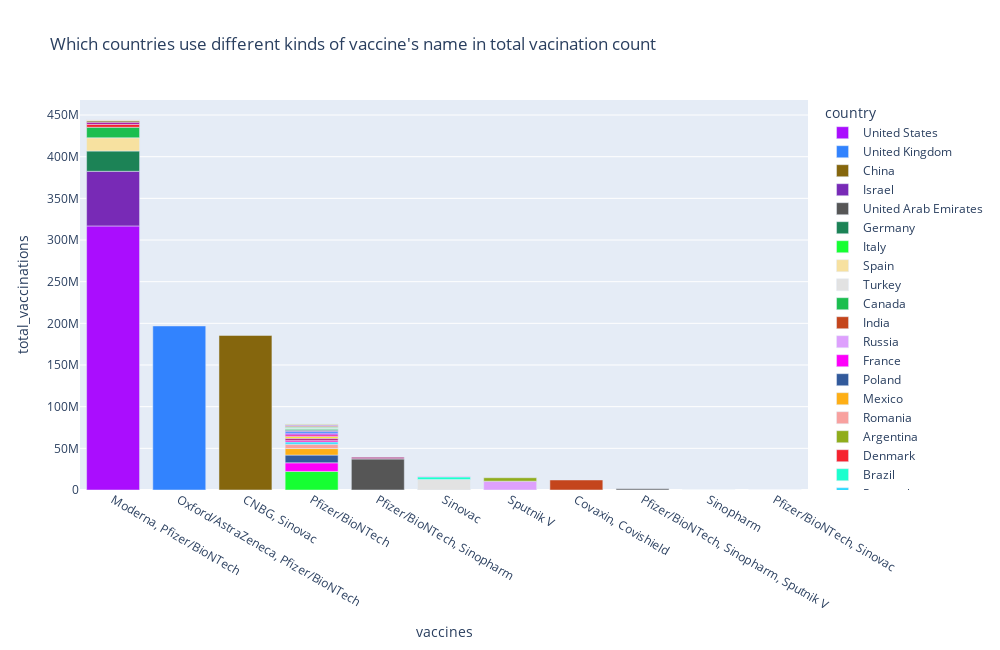

Notebook cell for this chart:
### Code cell
fig = px.bar(covid19_vaccinations_df_country_vaccine_type, 
             x='vaccines', 
             y='total_vaccinations', 
             color ='country',
             title="Which countries use different kinds of vaccine's name in total vacination count",
             color_discrete_sequence=px.colors.qualitative.Alphabet,
             height = 650,
             width = 1000
            )
fig.update_layout(xaxis_categoryorder = 'total descending')
pio.write_image(fig, "images/image4.png") 
fig.show()

### Figure 1 — Plotly figure (JSON) as saved in the notebook; plotly's stock layout.template omitted (floating-point values rounded to 4 significant figures)
{"data": [{"alignmentgroup": "True", "hoverlabel": {"namelength": 0}, "hovertemplate": "country=United States<br>vaccines=%{x}<br>total_vaccinations=%{y}", "legendgroup": "United States", "marker": {"color": "#AA0DFE"}, "name": "United States", "offsetgroup": "United States", "orientation": "v", "showlegend": true, "textposition": "auto", "type": "bar", "x": ["Moderna, Pfizer/BioNTech"], "xaxis": "x", "y": [316885603], "yaxis": "y"}, {"alignmentgroup": "True", "hoverlabel": {"namelength": 0}, "hovertemplate": "country=United Kingdom<br>vaccines=%{x}<br>total_vaccinations=%{y}", "legendgroup": "United Kingdom", "marker": {"color": "#3283FE"}, "name": "United Kingdom", "offsetgroup": "United Kingdom", "orientation": "v", "showlegend": true, "textposition": "auto", "type": "bar", "x": ["Oxford/AstraZeneca, Pfizer/BioNTech"], "xaxis": "x", "y": [196862418], "yaxis": "y"}, {"alignmentgroup": "True", "hoverlabel": {"namelength": 0}, "hovertemplate": "country=China<br>vaccines=%{x}<br>total_vaccinations=%{y}", "legendgroup": "China", "marker": {"color": "#85660D"}, "name": "China", "offsetgroup": "China", "orientation": "v", "showlegend": true, "textposition": "auto", "type": "bar", "x": ["CNBG, Sinovac"], "xaxis": "x", "y": [185500000], "yaxis": "y"}, {"alignmentgroup": "True", "hoverlabel": {"namelength": 0}, "hovertemplate": "country=Israel<br>vaccines=%{x}<br>total_vaccinations=%{y}", "legendgroup": "Israel", "marker": {"color": "#782AB6"}, "name": "Israel", "offsetgroup": "Israel", "orientation": "v", "showlegend": true, "textposition": "auto", "type": "bar", "x": ["Moderna, Pfizer/BioNTech"], "xaxis": "x", "y": [65596935], "yaxis": "y"}, {"alignmentgroup": "True", "hoverlabel": {"namelength": 0}, "hovertemplate": "country=United Arab Emirates<br>vaccines=%{x}<br>total_vaccinations=%{y}", "legendgroup": "United Arab Emirates", "marker": {"color": "#565656"}, "name": "United Arab Emirates", "offsetgroup": "United Arab Emirates", "orientation": "v", "showlegend": true, "textposition": "auto", "type": "bar", "x": ["Pfizer/BioNTech, Sinopharm"], "xaxis": "x", "y": [37247322], "yaxis": "y"}, {"alignmentgroup": "True", "hoverlabel": {"namelength": 0}, "hovertemplate": "country=Germany<br>vaccines=%{x}<br>total_vaccinations=%{y}", "legendgroup": "Germany", "marker": {"color": "#1C8356"}, "name": "Germany", "offsetgroup": "Germany", "orientation": "v", "showlegend": true, "textposition": "auto", "type": "bar", "x": ["Moderna, Pfizer/BioNTech"], "xaxis": "x", "y": [24332685], "yaxis": "y"}, {"alignmentgroup": "True", "hoverlabel": {"namelength": 0}, "hovertemplate": "country=Italy<br>vaccines=%{x}<br>total_vaccinations=%{y}", "legendgroup": "Italy", "marker": {"color": "#16FF32"}, "name": "Italy", "offsetgroup": "Italy", "orientation": "v", "showlegend": true, "textposition": "auto", "type": "bar", "x": ["Pfizer/BioNTech"], "xaxis": "x", "y": [22305123], "yaxis": "y"}, {"alignmentgroup": "True", "hoverlabel": {"namelength": 0}, "hovertemplate": "country=Spain<br>vaccines=%{x}<br>total_vaccinations=%{y}", "legendgroup": "Spain", "marker": {"color": "#F7E1A0"}, "name": "Spain", "offsetgroup": "Spain", "orientation": "v", "showlegend": true, "textposition": "auto", "type": "bar", "x": ["Moderna, Pfizer/BioNTech"], "xaxis": "x", "y": [15881211], "yaxis": "y"}, {"alignmentgroup": "True", "hoverlabel": {"namelength": 0}, "hovertemplate": "country=Turkey<br>vaccines=%{x}<br>total_vaccinations=%{y}", "legendgroup": "Turkey", "marker": {"color": "#E2E2E2"}, "name": "Turkey", "offsetgroup": "Turkey", "orientation": "v", "showlegend": true, "textposition": "auto", "type": "bar", "x": ["Sinovac"], "xaxis": "x", "y": [12622030], "yaxis": "y"}, {"alignmentgroup": "True", "hoverlabel": {"namelength": 0}, "hovertemplate": "country=Canada<br>vaccines=%{x}<br>total_vaccinations=%{y}", "legendgroup": "Canada", "marker": {"color": "#1CBE4F"}, "name": "Canada", "offsetgroup": "Canada", "orientation": "v", "showlegend": true, "textposition": "auto", "type": "bar", "x": ["Moderna, Pfizer/BioNTech"], "xaxis": "x", "y": [12591453], "yaxis": "y"}, {"alignmentgroup": "True", "hoverlabel": {"namelength": 0}, "hovertemplate": "country=India<br>vaccines=%{x}<br>total_vaccinations=%{y}", "legendgroup": "India", "marker": {"color": "#C4451C"}, "name": "India", "offsetgroup": "India", "orientation": "v", "showlegend": true, "textposition": "auto", "type": "bar", "x": ["Covaxin, Covishield"], "xaxis": "x", "y": [12035970], "yaxis": "y"}, {"alignmentgroup": "True", "hoverlabel": {"namelength": 0}, "hovertemplate": "country=Russia<br>vaccines=%{x}<br>total_vaccinations=%{y}", "legendgroup": "Russia", "marker": {"color": "#DEA0FD"}, "name": "Russia", "offsetgroup": "Russia", "orientation": "v", "showlegend": true, "textposition": "auto", "type": "bar", "x": ["Sputnik V"], "xaxis": "x", "y": [10571500], "yaxis": "y"}, {"alignmentgroup": "True", "hoverlabel": {"namelength": 0}, "hovertemplate": "country=France<br>vaccines=%{x}<br>total_vaccinations=%{y}", "legendgroup": "France", "marker": {"color": "#FE00FA"}, "name": "France", "offsetgroup": "France", "orientation": "v", "showlegend": true, "textposition": "auto", "type": "bar", "x": ["Pfizer/BioNTech"], "xaxis": "x", "y": [10328550], "yaxis": "y"}, {"alignmentgroup": "True", "hoverlabel": {"namelength": 0}, "hovertemplate": "country=Poland<br>vaccines=%{x}<br>total_vaccinations=%{y}", "legendgroup": "Poland", "marker": {"color": "#325A9B"}, "name": "Poland", "offsetgroup": "Poland", "orientation": "v", "showlegend": true, "textposition": "auto", "type": "bar", "x": ["Pfizer/BioNTech"], "xaxis": "x", "y": [9278604], "yaxis": "y"}, {"alignmentgroup": "True", "hoverlabel": {"namelength": 0}, "hovertemplate": "country=Mexico<br>vaccines=%{x}<br>total_vaccinations=%{y}", "legendgroup": "Mexico", "marker": {"color": "#FEAF16"}, "name": "Mexico", "offsetgroup": "Mexico", "orientation": "v", "showlegend": true, "textposition": "auto", "type": "bar", "x": ["Pfizer/BioNTech"], "xaxis": "x", "y": [7855933], "yaxis": "y"}, {"alignmentgroup": "True", "hoverlabel": {"namelength": 0}, "hovertemplate": "country=Romania<br>vaccines=%{x}<br>total_vaccinations=%{y}", "legendgroup": "Romania", "marker": {"color": "#F8A19F"}, "name": "Romania", "offsetgroup": "Romania", "orientation": "v", "showlegend": true, "textposition": "auto", "type": "bar", "x": ["Pfizer/BioNTech"], "xaxis": "x", "y": [5162881], "yaxis": "y"}, {"alignmentgroup": "True", "hoverlabel": {"namelength": 0}, "hovertemplate": "country=Argentina<br>vaccines=%{x}<br>total_vaccinations=%{y}", "legendgroup": "Argentina", "marker": {"color": "#90AD1C"}, "name": "Argentina", "offsetgroup": "Argentina", "orientation": "v", "showlegend": true, "textposition": "auto", "type": "bar", "x": ["Sputnik V"], "xaxis": "x", "y": [4134631], "yaxis": "y"}, {"alignmentgroup": "True", "hoverlabel": {"namelength": 0}, "hovertemplate": "country=Denmark<br>vaccines=%{x}<br>total_vaccinations=%{y}", "legendgroup": "Denmark", "marker": {"color": "#F6222E"}, "name": "Denmark", "offsetgroup": "Denmark", "orientation": "v", "showlegend": true, "textposition": "auto", "type": "bar", "x": ["Moderna, Pfizer/BioNTech"], "xaxis": "x", "y": [3494361], "yaxis": "y"}, {"alignmentgroup": "True", "hoverlabel": {"namelength": 0}, "hovertemplate": "country=Brazil<br>vaccines=%{x}<br>total_vaccinations=%{y}", "legendgroup": "Brazil", "marker": {"color": "#1CFFCE"}, "name": "Brazil", "offsetgroup": "Brazil", "orientation": "v", "showlegend": true, "textposition": "auto", "type": "bar", "x": ["Sinovac"], "xaxis": "x", "y": [3115617], "yaxis": "y"}, {"alignmentgroup": "True", "hoverlabel": {"namelength": 0}, "hovertemplate": "country=Portugal<br>vaccines=%{x}<br>total_vaccinations=%{y}", "legendgroup": "Portugal", "marker": {"color": "#2ED9FF"}, "name": "Portugal", "offsetgroup": "Portugal", "orientation": "v", "showlegend": true, "textposition": "auto", "type": "bar", "x": ["Pfizer/BioNTech"], "xaxis": "x", "y": [2714673], "yaxis": "y"}, {"alignmentgroup": "True", "hoverlabel": {"namelength": 0}, "hovertemplate": "country=Czechia<br>vaccines=%{x}<br>total_vaccinations=%{y}", "legendgroup": "Czechia", "marker": {"color": "#B10DA1"}, "name": "Czechia", "offsetgroup": "Czechia", "orientation": "v", "showlegend": true, "textposition": "auto", "type": "bar", "x": ["Moderna, Pfizer/BioNTech"], "xaxis": "x", "y": [2619608], "yaxis": "y"}, {"alignmentgroup": "True", "hoverlabel": {"namelength": 0}, "hovertemplate": "country=Bahrain<br>vaccines=%{x}<br>total_vaccinations=%{y}", "legendgroup": "Bahrain", "marker": {"color": "#C075A6"}, "name": "Bahrain", "offsetgroup": "Bahrain", "orientation": "v", "showlegend": true, "textposition": "auto", "type": "bar", "x": ["Pfizer/BioNTech, Sinopharm"], "xaxis": "x", "y": [2403216], "yaxis": "y"}, {"alignmentgroup": "True", "hoverlabel": {"namelength": 0}, "hovertemplate": "country=Hungary<br>vaccines=%{x}<br>total_vaccinations=%{y}", "legendgroup": "Hungary", "marker": {"color": "#FC1CBF"}, "name": "Hungary", "offsetgroup": "Hungary", "orientation": "v", "showlegend": true, "textposition": "auto", "type": "bar", "x": ["Pfizer/BioNTech"], "xaxis": "x", "y": [2194041], "yaxis": "y"}, {"alignmentgroup": "True", "hoverlabel": {"namelength": 0}, "hovertemplate": "country=Sweden<br>vaccines=%{x}<br>total_vaccinations=%{y}", "legendgroup": "Sweden", "marker": {"color": "#B00068"}, "name": "Sweden", "offsetgroup": "Sweden", "orientation": "v", "showlegend": true, "textposition": "auto", "type": "bar", "x": ["Pfizer/BioNTech"], "xaxis": "x", "y": [2169870], "yaxis": "y"}, {"alignmentgroup": "True", "hoverlabel": {"namelength": 0}, "hovertemplate": "country=Belgium<br>vaccines=%{x}<br>total_vaccinations=%{y}", "legendgroup": "Belgium", "marker": {"color": "#FBE426"}, "name": "Belgium", "offsetgroup": "Belgium", "orientation": "v", "showlegend": true, "textposition": "auto", "type": "bar", "x": ["Pfizer/BioNTech"], "xaxis": "x", "y": [2122557], "yaxis": "y"}, {"alignmentgroup": "True", "hoverlabel": {"namelength": 0}, "hovertemplate": "country=Austria<br>vaccines=%{x}<br>total_vaccinations=%{y}", "legendgroup": "Austria", "marker": {"color": "#FA0087"}, "name": "Austria", "offsetgroup": "Austria", "orientation": "v", "showlegend": true, "textposition": "auto", "type": "bar", "x": ["Pfizer/BioNTech"], "xaxis": "x", "y": [2046716], "yaxis": "y"}, {"alignmentgroup": "True", "hoverlabel": {"namelength": 0}, "hovertemplate": "country=Saudi Arabia<br>vaccines=%{x}<br>total_vaccinations=%{y}", "legendgroup": "Saudi Arabia", "marker": {"color": "#AA0DFE"}, "name": "Saudi Arabia", "offsetgroup": "Saudi Arabia", "orientation": "v", "showlegend": true, "textposition": "auto", "type": "bar", "x": ["Pfizer/BioNTech"], "xaxis": "x", "y": [2017000], "yaxis": "y"}, {"alignmentgroup": "True", "hoverlabel": {"namelength": 0}, "hovertemplate": "country=Greece<br>vaccines=%{x}<br>total_vaccinations=%{y}", "legendgroup": "Greece", "marker": {"color": "#3283FE"}, "name": "Greece", "offsetgroup": "Greece", "orientation": "v", "showlegend": true, "textposition": "auto", "type": "bar", "x": ["Pfizer/BioNTech"], "xaxis": "x", "y": [1920552], "yaxis": "y"}, {"alignmentgroup": "True", "hoverlabel": {"namelength": 0}, "hovertemplate": "country=Netherlands<br>vaccines=%{x}<br>total_vaccinations=%{y}", "legendgroup": "Netherlands", "marker": {"color": "#85660D"}, "name": "Netherlands", "offsetgroup": "Netherlands", "orientation": "v", "showlegend": true, "textposition": "auto", "type": "bar", "x": ["Moderna, Pfizer/BioNTech"], "xaxis": "x", "y": [1581681], "yaxis": "y"}, {"alignmentgroup": "True", "hoverlabel": {"namelength": 0}, "hovertemplate": "country=Ireland<br>vaccines=%{x}<br>total_vaccinations=%{y}", "legendgroup": "Ireland", "marker": {"color": "#782AB6"}, "name": "Ireland", "offsetgroup": "Ireland", "orientation": "v", "showlegend": true, "textposition": "auto", "type": "bar", "x": ["Pfizer/BioNTech"], "xaxis": "x", "y": [1406954], "yaxis": "y"}, {"alignmentgroup": "True", "hoverlabel": {"namelength": 0}, "hovertemplate": "country=Serbia<br>vaccines=%{x}<br>total_vaccinations=%{y}", "legendgroup": "Serbia", "marker": {"color": "#565656"}, "name": "Serbia", "offsetgroup": "Serbia", "orientation": "v", "showlegend": true, "textposition": "auto", "type": "bar", "x": ["Pfizer/BioNTech, Sinopharm, Sputnik V"], "xaxis": "x", "y": [1357112], "yaxis": "y"}, {"alignmentgroup": "True", "hoverlabel": {"namelength": 0}, "hovertemplate": "country=Switzerland<br>vaccines=%{x}<br>total_vaccinations=%{y}", "legendgroup": "Switzerland", "marker": {"color": "#1C8356"}, "name": "Switzerland", "offsetgroup": "Switzerland", "orientation": "v", "showlegend": true, "textposition": "auto", "type": "bar", "x": ["Pfizer/BioNTech"], "xaxis": "x", "y": [1256717], "yaxis": "y"}, {"alignmentgroup": "True", "hoverlabel": {"namelength": 0}, "hovertemplate": "country=Slovakia<br>vaccines=%{x}<br>total_vaccinations=%{y}", "legendgroup": "Slovakia", "marker": {"color": "#16FF32"}, "name": "Slovakia", "offsetgroup": "Slovakia", "orientation": "v", "showlegend": true, "textposition": "auto", "type": "bar", "x": ["Pfizer/BioNTech"], "xaxis": "x", "y": [1163562], "yaxis": "y"}, {"alignmentgroup": "True", "hoverlabel": {"namelength": 0}, "hovertemplate": "country=Lithuania<br>vaccines=%{x}<br>total_vaccinations=%{y}", "legendgroup": "Lithuania", "marker": {"color": "#F7E1A0"}, "name": "Lithuania", "offsetgroup": "Lithuania", "orientation": "v", "showlegend": true, "textposition": "auto", "type": "bar", "x": ["Moderna, Pfizer/BioNTech"], "xaxis": "x", "y": [1057411], "yaxis": "y"}, {"alignmentgroup": "True", "hoverlabel": {"namelength": 0}, "hovertemplate": "country=Finland<br>vaccines=%{x}<br>total_vaccinations=%{y}", "legendgroup": "Finland", "marker": {"color": "#E2E2E2"}, "name": "Finland", "offsetgroup": "Finland", "orientation": "v", "showlegend": true, "textposition": "auto", "type": "bar", "x": ["Pfizer/BioNTech"], "xaxis": "x", "y": [1032714], "yaxis": "y"}, {"alignmentgroup": "True", "hoverlabel": {"namelength": 0}, "hovertemplate": "country=Norway<br>vaccines=%{x}<br>total_vaccinations=%{y}", "legendgroup": "Norway", "marker": {"color": "#1CBE4F"}, "name": "Norway", "offsetgroup": "Norway", "orientation": "v", "showlegend": true, "textposition": "auto", "type": "bar", "x": ["Pfizer/BioNTech"], "xaxis": "x", "y": [979960], "yaxis": "y"}, {"alignmentgroup": "True", "hoverlabel": {"namelength": 0}, "hovertemplate": "country=Croatia<br>vaccines=%{x}<br>total_vaccinations=%{y}", "legendgroup": "Croatia", "marker": {"color": "#C4451C"}, "name": "Croatia", "offsetgroup": "Croatia", "orientation": "v", "showlegend": true, "textposition": "auto", "type": "bar", "x": ["Pfizer/BioNTech"], "xaxis": "x", "y": [928762], "yaxis": "y"}, {"alignmentgroup": "True", "hoverlabel": {"namelength": 0}, "hovertemplate": "country=Indonesia<br>vaccines=%{x}<br>total_vaccinations=%{y}", "legendgroup": "Indonesia", "marker": {"color": "#DEA0FD"}, "name": "Indonesia", "offsetgroup": "Indonesia", "orientation": "v", "showlegend": true, "textposition": "auto", "type": "bar", "x": ["Sinovac"], "xaxis": "x", "y": [820886], "yaxis": "y"}, {"alignmentgroup": "True", "hoverlabel": {"namelength": 0}, "hovertemplate": "country=Chile<br>vaccines=%{x}<br>total_vaccinations=%{y}", "legendgroup": "Chile", "marker": {"color": "#FE00FA"}, "name": "Chile", "offsetgroup": "Chile", "orientation": "v", "showlegend": true, "textposition": "auto", "type": "bar", "x": ["Pfizer/BioNTech"], "xaxis": "x", "y": [798422], "yaxis": "y"}, {"alignmentgroup": "True", "hoverlabel": {"namelength": 0}, "hovertemplate": "country=Slovenia<br>vaccines=%{x}<br>total_vaccinations=%{y}", "legendgroup": "Slovenia", "marker": {"color": "#325A9B"}, "name": "Slovenia", "offsetgroup": "Slovenia", "orientation": "v", "showlegend": true, "textposition": "auto", "type": "bar", "x": ["Pfizer/BioNTech"], "xaxis": "x", "y": [756163], "yaxis": "y"}, {"alignmentgroup": "True", "hoverlabel": {"namelength": 0}, "hovertemplate": "country=Oman<br>vaccines=%{x}<br>total_vaccinations=%{y}", "legendgroup": "Oman", "marker": {"color": "#FEAF16"}, "name": "Oman", "offsetgroup": "Oman", "orientation": "v", "showlegend": true, "textposition": "auto", "type": "bar", "x": ["Pfizer/BioNTech"], "xaxis": "x", "y": [575532], "yaxis": "y"}, {"alignmentgroup": "True", "hoverlabel": {"namelength": 0}, "hovertemplate": "country=Bulgaria<br>vaccines=%{x}<br>total_vaccinations=%{y}", "legendgroup": "Bulgaria", "marker": {"color": "#F8A19F"}, "name": "Bulgaria", "offsetgroup": "Bulgaria", "orientation": "v", "showlegend": true, "textposition": "auto", "type": "bar", "x": ["Moderna, Pfizer/BioNTech"], "xaxis": "x", "y": [439771], "yaxis": "y"}, {"alignmentgroup": "True", "hoverlabel": {"namelength": 0}, "hovertemplate": "country=Costa Rica<br>vaccines=%{x}<br>total_vaccinations=%{y}", "legendgroup": "Costa Rica", "marker": {"color": "#90AD1C"}, "name": "Costa Rica", "offsetgroup": "Costa Rica", "orientation": "v", "showlegend": true, "textposition": "auto", "type": "bar", "x": ["Pfizer/BioNTech"], "xaxis": "x", "y": [409510], "yaxis": "y"}, {"alignmentgroup": "True", "hoverlabel": {"namelength": 0}, "hovertemplate": "country=Estonia<br>vaccines=%{x}<br>total_vaccinations=%{y}", "legendgroup": "Estonia", "marker": {"color": "#F6222E"}, "name": "Estonia", "offsetgroup": "Estonia", "orientation": "v", "showlegend": true, "textposition": "auto", "type": "bar", "x": ["Pfizer/BioNTech"], "xaxis": "x", "y": [370554], "yaxis": "y"}, {"alignmentgroup": "True", "hoverlabel": {"namelength": 0}, "hovertemplate": "country=Latvia<br>vaccines=%{x}<br>total_vaccinations=%{y}", "legendgroup": "Latvia", "marker": {"color": "#1CFFCE"}, "name": "Latvia", "offsetgroup": "Latvia", "orientation": "v", "showlegend": true, "textposition": "auto", "type": "bar", "x": ["Pfizer/BioNTech"], "xaxis": "x", "y": [288118], "yaxis": "y"}, {"alignmentgroup": "True", "hoverlabel": {"namelength": 0}, "hovertemplate": "country=Malta<br>vaccines=%{x}<br>total_vaccinations=%{y}", "legendgroup": "Malta", "marker": {"color": "#2ED9FF"}, "name": "Malta", "offsetgroup": "Malta", "orientation": "v", "showlegend": true, "textposition": "auto", "type": "bar", "x": ["Pfizer/BioNTech"], "xaxis": "x", "y": [201642], "yaxis": "y"}, {"alignmentgroup": "True", "hoverlabel": {"namelength": 0}, "hovertemplate": "country=Iceland<br>vaccines=%{x}<br>total_vaccinations=%{y}", "legendgroup": "Iceland", "marker": {"color": "#B10DA1"}, "name": "Iceland", "offsetgroup": "Iceland", "orientation": "v", "showlegend": true, "textposition": "auto", "type": "bar", "x": ["Moderna, Pfizer/BioNTech"], "xaxis": "x", "y": [148620], "yaxis": "y"}, {"alignmentgroup": "True", "hoverlabel": {"namelength": 0}, "hovertemplate": "country=Seychelles<br>vaccines=%{x}<br>total_vaccinations=%{y}", "legendgroup": "Seychelles", "marker": {"color": "#C075A6"}, "name": "Seychelles", "offsetgroup": "Seychelles", "orientation": "v", "showlegend": true, "textposition": "auto", "type": "bar", "x": ["Sinopharm"], "xaxis": "x", "y": [139787], "yaxis": "y"}, {"alignmentgroup": "True", "hoverlabel": {"namelength": 0}, "hovertemplate": "country=Cyprus<br>vaccines=%{x}<br>total_vaccinations=%{y}", "legendgroup": "Cyprus", "marker": {"color": "#FC1CBF"}, "name": "Cyprus", "offsetgroup": "Cyprus", "orientation": "v", "showlegend": true, "textposition": "auto", "type": "bar", "x": ["Pfizer/BioNTech"], "xaxis": "x", "y": [134740], "yaxis": "y"}, {"alignmentgroup": "True", "hoverlabel": {"namelength": 0}, "hovertemplate": "country=Singapore<br>vaccines=%{x}<br>total_vaccinations=%{y}", "legendgroup": "Singapore", "marker": {"color": "#B00068"}, "name": "Singapore", "offsetgroup": "Singapore", "orientation": "v", "showlegend": true, "textposition": "auto", "type": "bar", "x": ["Pfizer/BioNTech"], "xaxis": "x", "y": [125400], "yaxis": "y"}, {"alignmentgroup": "True", "hoverlabel": {"namelength": 0}, "hovertemplate": "country=Gibraltar<br>vaccines=%{x}<br>total_vaccinations=%{y}", "legendgroup": "Gibraltar", "marker": {"color": "#FBE426"}, "name": "Gibraltar", "offsetgroup": "Gibraltar", "orientation": "v", "showlegend": true, "textposition": "auto", "type": "bar", "x": ["Pfizer/BioNTech"], "xaxis": "x", "y": [94177], "yaxis": "y"}, {"alignmentgroup": "True", "hoverlabel": {"namelength": 0}, "hovertemplate": "country=Luxembourg<br>vaccines=%{x}<br>total_vaccinations=%{y}", "legendgroup": "Luxembourg", "marker": {"color": "#FA0087"}, "name": "Luxembourg", "offsetgroup": "Luxembourg", "orientation": "v", "showlegend": true, "textposition": "auto", "type": "bar", "x": ["Pfizer/BioNTech"], "xaxis": "x", "y": [87238], "yaxis": "y"}, {"alignmentgroup": "True", "hoverlabel": {"namelength": 0}, "hovertemplate": "country=Northern Cyprus<br>vaccines=%{x}<br>total_vaccinations=%{y}", "legendgroup": "Northern Cyprus", "marker": {"color": "#AA0DFE"}, "name": "Northern Cyprus", "offsetgroup": "Northern Cyprus", "orientation": "v", "showlegend": true, "textposition": "auto", "type": "bar", "x": ["Pfizer/BioNTech, Sinovac"], "xaxis": "x", "y": [25904], "yaxis": "y"}, {"alignmentgroup": "True", "hoverlabel": {"namelength": 0}, "hovertemplate": "country=Panama<br>vaccines=%{x}<br>total_vaccinations=%{y}", "legendgroup": "Panama", "marker": {"color": "#3283FE"}, "name": "Panama", "offsetgroup": "Panama", "orientation": "v", "showlegend": true, "textposition": "auto", "type": "bar", "x": ["Pfizer/BioNTech"], "xaxis": "x", "y": [19829], "yaxis": "y"}, {"alignmentgroup": "True", "hoverlabel": {"namelength": 0}, "hovertemplate": "country=Isle of Man<br>vaccines=%{x}<br>total_vaccinations=%{y}", "legendgroup": "Isle of Man", "marker": {"color": "#85660D"}, "name": "Isle of Man", "offsetgroup": "Isle of Man", "orientation": "v", "showlegend": true, "textposition": "auto", "type": "bar", "x": ["Pfizer/BioNTech"], "xaxis": "x", "y": [18711], "yaxis": "y"}, {"alignmentgroup": "True", "hoverlabel": {"namelength": 0}, "hovertemplate": "country=Kuwait<br>vaccines=%{x}<br>total_vaccinations=%{y}", "legendgroup": "Kuwait", "marker": {"color": "#782AB6"}, "name": "Kuwait", "offsetgroup": "Kuwait", "orientation": "v", "showlegend": true, "textposition": "auto", "type": "bar", "x": ["Pfizer/BioNTech"], "xaxis": "x", "y": [2500], "yaxis": "y"}, {"alignmentgroup": "True", "hoverlabel": {"namelength": 0}, "hovertemplate": "country=Bermuda<br>vaccines=%{x}<br>total_vaccinations=%{y}", "legendgroup": "Bermuda", "marker": {"color": "#565656"}, "name": "Bermuda", "offsetgroup": "Bermuda", "orientation": "v", "showlegend": true, "textposition": "auto", "type": "bar", "x": ["Pfizer/BioNTech"], "xaxis": "x", "y": [1665], "yaxis": "y"}, {"alignmentgroup": "True", "hoverlabel": {"namelength": 0}, "hovertemplate": "country=Ecuador<br>vaccines=%{x}<br>total_vaccinations=%{y}", "legendgroup": "Ecuador", "marker": {"color": "#1C8356"}, "name": "Ecuador", "offsetgroup": "Ecuador", "orientation": "v", "showlegend": true, "textposition": "auto", "type": "bar", "x": ["Pfizer/BioNTech"], "xaxis": "x", "y": [108], "yaxis": "y"}], "layout": {"barmode": "relative", "height": 650, "legend": {"title": {"text": "country"}, "tracegroupgap": 0}, "title": {"text": "Which countries use different kinds of vaccine's name in total vacination count"}, "width": 1000, "xaxis": {"anchor": "y", "categoryorder": "total descending", "domain": [0, 1], "title": {"text": "vaccines"}}, "yaxis": {"anchor": "x", "domain": [0, 1], "title": {"text": "total_vaccinations"}}}}
